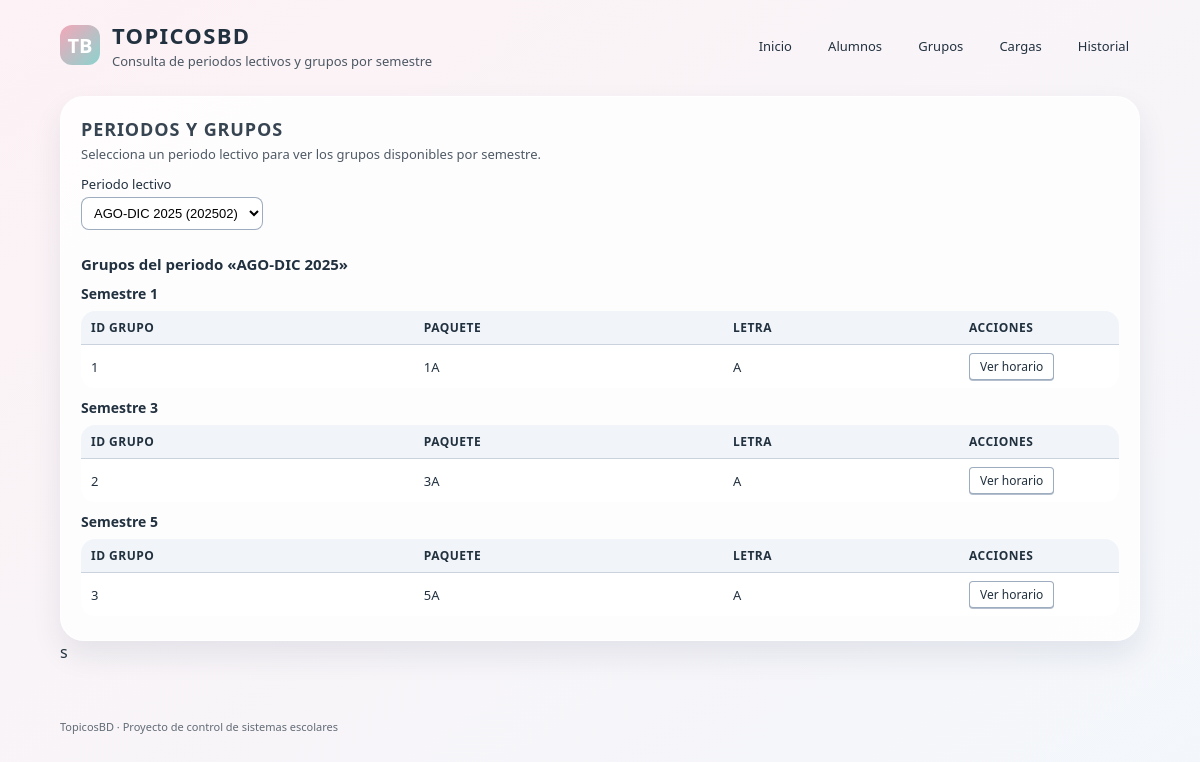
The app's page /?m=grupos&a=index with its own data.
### tables this page shows
CREATE TABLE periodo_lectivo (
    id_periodo   CHAR(6)  NOT NULL,
    anio         SMALLINT NOT NULL,
    ciclo        CHAR(2)  NOT NULL,
    descripcion  VARCHAR(50) NOT NULL,
    fecha_inicio DATE      NULL,
    fecha_fin    DATE      NULL,
    PRIMARY KEY (id_periodo),
    CONSTRAINT ck_periodo_ciclo CHECK (ciclo = '02')    
);

CREATE TABLE grupo (
    id_grupo    INT NOT NULL AUTO_INCREMENT,
    id_periodo  CHAR(6) NOT NULL,
    semestre    TINYINT NOT NULL,
    paquete     CHAR(2) NOT NULL,
    letra_grupo CHAR(1) NOT NULL,
    PRIMARY KEY (id_grupo),
    CONSTRAINT fk_grupo_periodo
        FOREIGN KEY (id_periodo) REFERENCES periodo_lectivo(id_periodo),
    CONSTRAINT fk_grupo_semestre
        FOREIGN KEY (semestre) REFERENCES semestre(semestre),
    CONSTRAINT uq_grupo UNIQUE (id_periodo, semestre, paquete, letra_grupo)
);

### src/controllers/GroupController.php (called while the page is built, shortened)
<?php
require_once __DIR__ . '/../models/PeriodModel.php';
require_once __DIR__ . '/../models/GroupModel.php';
class GroupController
{
    private PeriodModel $periodModel;
    private GroupModel $groupModel;
    public function __construct()
    {
        $this->periodModel = new PeriodModel();
        $this->groupModel  = new GroupModel();
    }
    public function index(): void
    {
        $periods = $this->periodModel->getAll();
        if (empty($periods)) {
            $selectedPeriod = null;
            $groups         = [];
        } else {
            $idPeriodo = isset($_GET['id_periodo'])
                ? (string)$_GET['id_periodo']
                : (string)$periods[0]['id_periodo'];
            $selectedPeriod = $this->periodModel->getById($idPeriodo);
            $groups = $this->groupModel->getByPeriod($idPeriodo);
        }
        require __DIR__ . '/../views/layout/header.php';
        require __DIR__ . '/../views/groups/index.php';
        require __DIR__ . '/../views/layout/footer.php';
    }
}

### src/models/PeriodModel.php (called while the page is built, shortened)
<?php
class PeriodModel
{
    public function getAll(): array
    {
        $pdo = db();
        $sql = "SELECT id_periodo, anio, ciclo, descripcion, fecha_inicio, fecha_fin
                FROM periodo_lectivo
                ORDER BY anio DESC, ciclo DESC";
        $stmt = $pdo->query($sql);
        return $stmt->fetchAll();
    }
    public function getById(string $idPeriodo): ?array
    {
        $pdo = db();
        $sql = "SELECT id_periodo, anio, ciclo, descripcion, fecha_inicio, fecha_fin
                FROM periodo_lectivo
                WHERE id_periodo = :id";
        $stmt = $pdo->prepare($sql);
        $stmt->execute([':id' => $idPeriodo]);
        $row = $stmt->fetch();
        return $row ?: null;
    }
}

### src/models/GroupModel.php (called while the page is built, shortened)
<?php
class GroupModel
{
    public function getByPeriod(string $idPeriodo): array
    {
        $pdo = db();
        $sql = "SELECT id_grupo, id_periodo, semestre, paquete, letra_grupo
                FROM grupo
                WHERE id_periodo = :p
                ORDER BY semestre, paquete, letra_grupo";
        $stmt = $pdo->prepare($sql);
        $stmt->execute([':p' => $idPeriodo]);
        return $stmt->fetchAll();
    }
}

### src/views/groups/index.php (the view, shortened to what this page needs)
<section class="tb-section">
    <div class="tb-section-header">
        <div>
            <h2 class="tb-section-title">Periodos y grupos</h2>
            <p class="tb-section-subtitle">
                Selecciona un periodo lectivo para ver los grupos disponibles por semestre.
            </p>
        </div>
    </div>
    <?php if (empty($periods)): ?>
        <p>No hay periodos registrados en el sistema.</p>
    <?php else: ?>
        <form method="get" class="tb-form tb-form-inline">
            <div class="tb-form-row">
                <label for="id_periodo" class="tb-label">Periodo lectivo</label>
                <select id="id_periodo" name="id_periodo" class="tb-input" onchange="this.form.submit();">
                    <?php foreach ($periods as $periodo): ?>
                        <?php
                        $idP   = (string)$periodo['id_periodo'];
                        $texto = $periodo['descripcion'] . ' (' . $idP . ')';
                        $sel   = ($selectedPeriod && $selectedPeriod['id_periodo'] === $idP) ? 'selected' : '';
                        ?>
                        <option value="<?= htmlspecialchars($idP, ENT_QUOTES, 'UTF-8') ?>" <?= $sel ?>>
                            <?= htmlspecialchars($texto, ENT_QUOTES, 'UTF-8') ?>
                        </option>
                    <?php endforeach; ?>
                </select>
            </div>
        </form>
        <?php if ($selectedPeriod): ?>
            <h3 class="tb-groups-title">
                Grupos del periodo
                «<?= htmlspecialchars($selectedPeriod['descripcion'], ENT_QUOTES, 'UTF-8') ?>»
            </h3>
            <?php if (empty($groups)): ?>
                <p>No hay grupos capturados para este periodo.</p>
            <?php else: ?>
                <?php
                $bySemester = [];
                foreach ($groups as $g) {
                    $sem = (int)$g['semestre'];
                    if (!isset($bySemester[$sem])) {
                        $bySemester[$sem] = [];
                    }
                    $bySemester[$sem][] = $g;
                }
                ksort($bySemester);
                ?>
                <?php foreach ($bySemester as $semestre => $lista): ?>
                    <div class="tb-groups-block">
                        <h4 class="tb-groups-semester">
                            Semestre <?= htmlspecialchars((string)$semestre, ENT_QUOTES, 'UTF-8') ?>
                        </h4>
                        <div class="tb-table-wrapper">
                            <table class="tb-table">
                                <thead>
                                <tr>
                                    <th>ID grupo</th>
                                    <th>Paquete</th>
                                    <th>Letra</th>
                                    <th class="tb-col-actions">Acciones</th>
                                </tr>
                                </thead>
                                <tbody>
                                <?php foreach ($lista as $grupo): ?>
                                    <tr>
                                        <td><?= htmlspecialchars((string)$grupo['id_grupo'], ENT_QUOTES, 'UTF-8') ?></td>
                                        <td><?= htmlspecialchars($grupo['paquete'], ENT_QUOTES, 'UTF-8') ?></td>
                                        <td><?= htmlspecialchars($grupo['letra_grupo'], ENT_QUOTES, 'UTF-8') ?></td>
                                        <td class="tb-col-actions">
                                            <a href="index.php?m=grupos&a=schedule&id_grupo=<?= urlencode((string)$grupo['id_grupo']) ?>"
                                               class="tb-btn tb-btn-small">
                                                Ver horario
                                            </a>
                                        </td>
                                    </tr>
                                <?php endforeach; ?>
                                </tbody>
                            </table>
                        </div>
                    </div>
                <?php endforeach; ?>
            <?php endif; ?>
        <?php endif; ?>
    <?php endif; ?>
</section>
s

### assets/css/topicosbd.css (style rules this page uses)
:root { --tb-bg-top: #fdf2f5; --tb-bg-bottom: #f3f7fb; --tb-pink: #f4a7b9; --tb-teal: #8bd3ce; --tb-peach: #f8c29b; --tb-sand: #f3e2c5; --tb-ink: #22313f; --tb-card-bg: #ffffff; --tb-border-soft: rgba(19, 35, 47, 0.08); --tb-radius-card: 18px; --tb-radius-btn: 4px; --tb-shadow-soft: 0 14px 30px rgba(24, 39, 75, 0.09); --tb-shadow-hover: 0 18px 40px rgba(15, 23, 42, 0.14); --tb-font-main: system-ui, -apple-system, BlinkMacSystemFont, "DM Sans", sans-serif; --tb-font-title: "Josefin Sans", system-ui, -apple-system, sans-serif; }
*, *::before, *::after { box-sizing: border-box; }
body.tb-body { margin: 0; min-height: 100vh; font-family: var(--tb-font-main); color: var(--tb-ink); background: linear-gradient(145deg, var(--tb-bg-top), var(--tb-bg-bottom)); }
.tb-section { margin-top: 16px; background: rgba(255, 255, 255, 0.8); border-radius: 24px; padding: 20px 20px 24px; box-shadow: var(--tb-shadow-soft); border: 1px solid rgba(255, 255, 255, 0.8); }
.tb-section-title { margin: 0; font-family: var(--tb-font-title); font-size: 18px; letter-spacing: 0.05em; text-transform: uppercase; opacity: 0.9; }
.tb-section-subtitle { margin: 4px 0 0; font-size: 13px; opacity: 0.8; }
.tb-section-header { display: flex; align-items: flex-start; justify-content: space-between; gap: 12px; margin-bottom: 12px; }
.tb-btn { display: inline-flex; align-items: center; justify-content: center; padding: 7px 14px; font-size: 13px; font-weight: 500; text-decoration: none; color: var(--tb-ink); background: #ffffff; border-radius: var(--tb-radius-btn); border: 1px solid rgba(148, 163, 184, 0.9); box-shadow: 0 2px 0 rgba(148, 163, 184, 0.7); transform: translateY(0); transition: background-color 0.12s ease-out, box-shadow 0.12s ease-out, transform 0.12s ease-out; cursor: pointer; }
.tb-btn-small { padding: 4px 10px; font-size: 12px; box-shadow: 0 1px 0 rgba(148, 163, 184, 0.7); }
.tb-table-wrapper { width: 100%; overflow-x: auto; margin-top: 8px; }
.tb-table { width: 100%; border-collapse: collapse; font-size: 13px; background: #ffffff; border-radius: 14px; overflow: hidden; }
.tb-table thead { background: #f1f5f9; }
.tb-table th, .tb-table td { padding: 8px 10px; border-bottom: 1px solid rgba(148, 163, 184, 0.25); text-align: left; }
.tb-table th { font-weight: 600; font-size: 12px; text-transform: uppercase; letter-spacing: 0.04em; }
.tb-table tr:last-child td { border-bottom: none; }
.tb-col-actions { width: 160px; text-align: right; }
.tb-form { margin-top: 4px; }
.tb-form-inline { display: flex; flex-wrap: wrap; gap: 10px; align-items: flex-end; }
.tb-form-row { margin-bottom: 10px; }
.tb-label { display: block; margin-bottom: 4px; font-size: 13px; font-weight: 500; }
.tb-input { width: 100%; padding: 7px 8px; font-size: 13px; border-radius: 8px; border: 1px solid rgba(148, 163, 184, 0.9); background: #ffffff; outline: none; transition: border-color 0.12s ease-out, box-shadow 0.12s ease-out; }
.tb-groups-title { margin: 14px 0 6px; font-size: 15px; }
.tb-groups-block { margin-top: 10px; }
.tb-groups-semester { margin: 6px 0; font-size: 14px; font-weight: 600; }

### records on screen
periodo_lectivo: descripcion "AGO-DIC 2025"
grupo: id_grupo "1", paquete "1A", letra_grupo "A"
grupo: id_grupo "2", paquete "3A", letra_grupo "A"
grupo: id_grupo "3", paquete "5A", letra_grupo "A"

### other values on screen
$semestre "1"
$semestre "3"
$semestre "5"
form field id_periodo "AGO-DIC 2025 (202502)"
